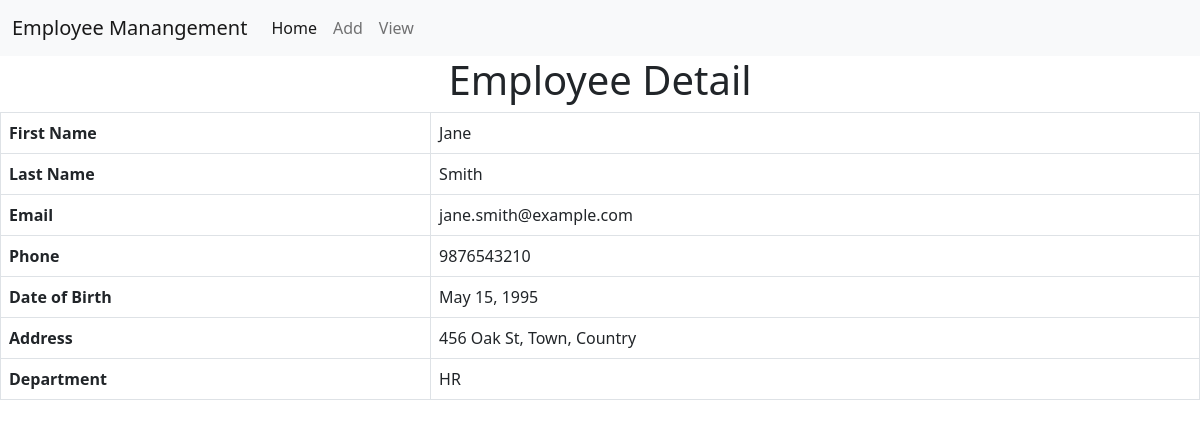
/detail/3, run on the app's committed database.
### empapp/models.py (models this page shows, shortened)
class Employee(models.Model):
    first_name = models.CharField(max_length=100)
    last_name = models.CharField(max_length=100)
    email = models.EmailField()
    phone = models.CharField(max_length=20)
    date_of_birth = models.DateField()
    address = models.CharField(max_length=255)
    department = models.CharField(max_length=100)

### empapp/views.py (the view)
# urls.py: path('detail/<int:n>', views.detail, name="detail"),
def detail(request,n):
    e=Employee.objects.get(id=n)
    return render(request,'detail.html',context={'e':e})

### templates/detail.html
<!DOCTYPE html>
{% extends 'base.html' %}
{% load static %}
{% block content %}
<center>
 <h1 class="text text-center">Employee Detail</h1>
<table class="table table-bordered">
 <tr>
  <th>First Name</th>
  <td>{{ e.first_name }}</td>
 </tr>
<tr>
  <th>Last Name</th>
  <td>{{ e.last_name }}</td>
</tr>
 <tr>
  <th>Email</th>
  <td>{{ e.email }}</td>
 </tr>
 <tr>
  <th>Phone</th>
  <td>{{ e.phone }}</td>
 </tr>
 <tr>
  <th>Date of Birth</th>
  <td>{{ e.date_of_birth }}</td>
 </tr>
 <tr>
  <th>Address</th>
  <td>{{ e.address }}</td>
 </tr>
 <tr>
  <th>Department</th>
  <td>{{ e.department }}</td>
 </tr>
</table>
 </center>
{% endblock %}

### data on the page
Employee: first_name "Jane", last_name "Smith", email "jane.smith@example.com", phone "9876543210", date_of_birth "May 15, 1995", address "456 Oak St, Town, Country", department "HR"
